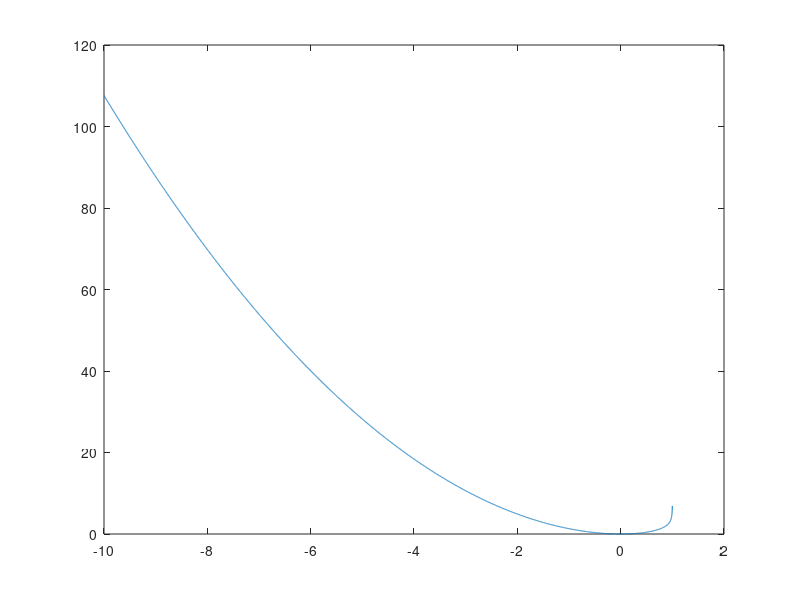

This figure's MATLAB source:
function plot_log_compensation_function

x = linspace(-10,0.999, 10000);

N = length(x);
y = zeros(size(x));

a = 1.0;

for ii = 1:N
    x_ii = x(ii);
    y(ii) = -log(1-a*x_ii) - a*x_ii + x_ii^2;
end

figure(1)
plot(x,y)

end
